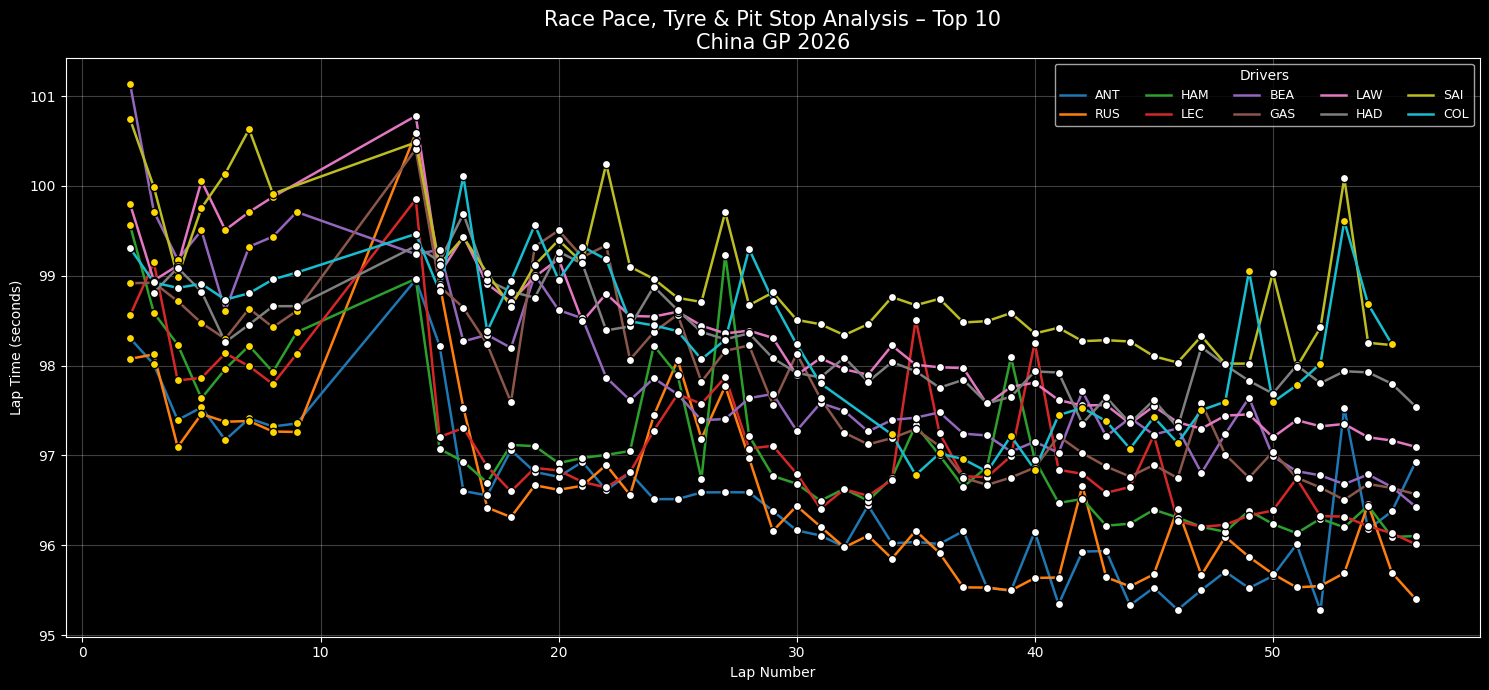

The Python source for this figure:
import fastf1
import fastf1.plotting
import matplotlib.pyplot as plt
import numpy as np
import pandas as pd
import os

# =============================
# CONFIG
# =============================
YEAR = 2026
GP = "China"
SESSION = "R"
CACHE_DIR = "cache"

# =============================
# SETUP (FIX CACHE ERROR)
# =============================
os.makedirs(CACHE_DIR, exist_ok=True)
fastf1.Cache.enable_cache(CACHE_DIR)

fastf1.plotting.setup_mpl()
plt.style.use("dark_background")

# =============================
# LOAD SESSION
# =============================
session = fastf1.get_session(YEAR, GP, SESSION)
session.load()

# =============================
# LOAD & CLEAN LAPS
# =============================
laps = session.laps
laps = laps[laps["IsAccurate"] == True].copy()
laps["LapTimeSec"] = laps["LapTime"].dt.total_seconds()

# =============================
# TOP 10 FINISHERS
# =============================
results = session.results.sort_values("Position").head(10)
drivers = results["Abbreviation"].tolist()
laps = laps[laps["Driver"].isin(drivers)]

# =============================
# COLORS (VERSION-PROOF)
# =============================
cmap = plt.cm.get_cmap("tab10", len(drivers))
driver_colors = {drv: cmap(i) for i, drv in enumerate(drivers)}

tyre_colors = {
    "SOFT": "red",
    "MEDIUM": "gold",
    "HARD": "white",
    "INTERMEDIATE": "green",
    "WET": "blue"
}

# =============================
# PLOT
# =============================
plt.figure(figsize=(15,7))

for drv in drivers:
    drv_laps = laps[laps["Driver"] == drv]

    # Race pace
    plt.plot(
        drv_laps["LapNumber"],
        drv_laps["LapTimeSec"],
        color=driver_colors[drv],
        linewidth=1.8,
        label=drv
    )

    # Tyre compound markers
    for compound, group in drv_laps.groupby("Compound"):
        plt.scatter(
            group["LapNumber"],
            group["LapTimeSec"],
            color=tyre_colors.get(compound, "gray"),
            s=35,
            edgecolors="black",
            zorder=3
        )

    # Pit stop markers
    pit_laps = drv_laps[drv_laps["PitInTime"].notna()]
    for lap in pit_laps["LapNumber"]:
        plt.axvline(
            lap,
            color=driver_colors[drv],
            linestyle="--",
            alpha=0.25,
            linewidth=1
        )

# =============================
# LABELS
# =============================
plt.title(
    "Race Pace, Tyre & Pit Stop Analysis – Top 10\nChina GP 2026",
    fontsize=15
)
plt.xlabel("Lap Number")
plt.ylabel("Lap Time (seconds)")
plt.grid(alpha=0.25)
plt.legend(title="Drivers", ncol=5, fontsize=9)
plt.tight_layout()
plt.show()
